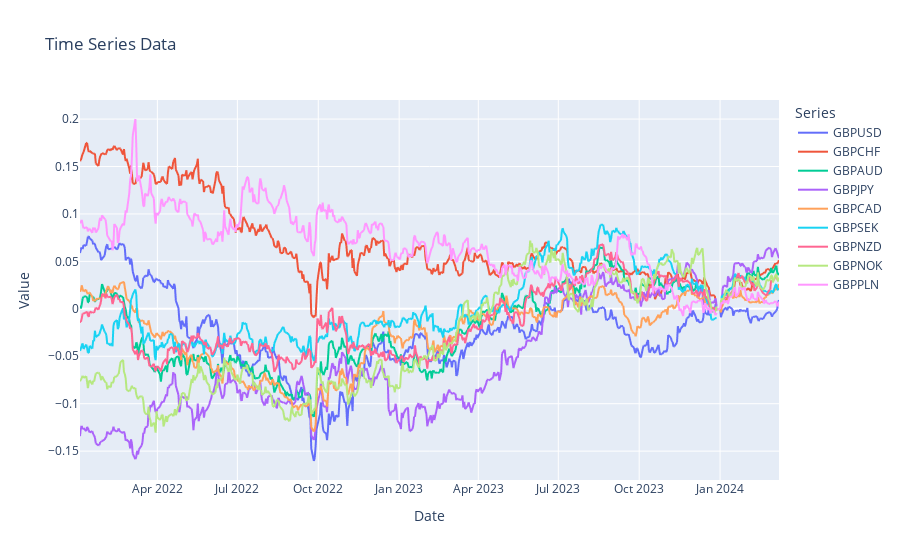

The cell this chart's notebook holds for it:
### Code cell
# Plotting
fig = px.line(
    rate_data_reset,
    x='Date',
    y=rate_data.columns[1:],
    title='Time Series Data',
    labels={'value': 'Value', 'variable': 'Series'})

# Show plot
fig.show()

### Figure 1 — Plotly figure (JSON) as saved in the notebook; plotly's stock layout.template omitted (floating-point values rounded to 4 significant figures; data arrays with more than 128 entries replaced by an {"elided": "..."} marker saying what was removed)
{"data": [{"hovertemplate": "Series=GBPUSD<br>Date=%{x}<br>Value=%{y}<extra></extra>", "legendgroup": "GBPUSD", "line": {"color": "#636efa", "dash": "solid"}, "marker": {"symbol": "circle"}, "mode": "lines", "name": "GBPUSD", "showlegend": true, "type": "scattergl", "x": {"elided": "571 str values"}, "xaxis": "x", "y": {"elided": "571 float values"}, "yaxis": "y"}, {"hovertemplate": "Series=GBPCHF<br>Date=%{x}<br>Value=%{y}<extra></extra>", "legendgroup": "GBPCHF", "line": {"color": "#EF553B", "dash": "solid"}, "marker": {"symbol": "circle"}, "mode": "lines", "name": "GBPCHF", "showlegend": true, "type": "scattergl", "x": {"elided": "571 str values"}, "xaxis": "x", "y": {"elided": "571 float values"}, "yaxis": "y"}, {"hovertemplate": "Series=GBPAUD<br>Date=%{x}<br>Value=%{y}<extra></extra>", "legendgroup": "GBPAUD", "line": {"color": "#00cc96", "dash": "solid"}, "marker": {"symbol": "circle"}, "mode": "lines", "name": "GBPAUD", "showlegend": true, "type": "scattergl", "x": {"elided": "571 str values"}, "xaxis": "x", "y": {"elided": "571 float values"}, "yaxis": "y"}, {"hovertemplate": "Series=GBPJPY<br>Date=%{x}<br>Value=%{y}<extra></extra>", "legendgroup": "GBPJPY", "line": {"color": "#ab63fa", "dash": "solid"}, "marker": {"symbol": "circle"}, "mode": "lines", "name": "GBPJPY", "showlegend": true, "type": "scattergl", "x": {"elided": "571 str values"}, "xaxis": "x", "y": {"elided": "571 float values"}, "yaxis": "y"}, {"hovertemplate": "Series=GBPCAD<br>Date=%{x}<br>Value=%{y}<extra></extra>", "legendgroup": "GBPCAD", "line": {"color": "#FFA15A", "dash": "solid"}, "marker": {"symbol": "circle"}, "mode": "lines", "name": "GBPCAD", "showlegend": true, "type": "scattergl", "x": {"elided": "571 str values"}, "xaxis": "x", "y": {"elided": "571 float values"}, "yaxis": "y"}, {"hovertemplate": "Series=GBPSEK<br>Date=%{x}<br>Value=%{y}<extra></extra>", "legendgroup": "GBPSEK", "line": {"color": "#19d3f3", "dash": "solid"}, "marker": {"symbol": "circle"}, "mode": "lines", "name": "GBPSEK", "showlegend": true, "type": "scattergl", "x": {"elided": "571 str values"}, "xaxis": "x", "y": {"elided": "571 float values"}, "yaxis": "y"}, {"hovertemplate": "Series=GBPNZD<br>Date=%{x}<br>Value=%{y}<extra></extra>", "legendgroup": "GBPNZD", "line": {"color": "#FF6692", "dash": "solid"}, "marker": {"symbol": "circle"}, "mode": "lines", "name": "GBPNZD", "showlegend": true, "type": "scattergl", "x": {"elided": "571 str values"}, "xaxis": "x", "y": {"elided": "571 float values"}, "yaxis": "y"}, {"hovertemplate": "Series=GBPNOK<br>Date=%{x}<br>Value=%{y}<extra></extra>", "legendgroup": "GBPNOK", "line": {"color": "#B6E880", "dash": "solid"}, "marker": {"symbol": "circle"}, "mode": "lines", "name": "GBPNOK", "showlegend": true, "type": "scattergl", "x": {"elided": "571 str values"}, "xaxis": "x", "y": {"elided": "571 float values"}, "yaxis": "y"}, {"hovertemplate": "Series=GBPPLN<br>Date=%{x}<br>Value=%{y}<extra></extra>", "legendgroup": "GBPPLN", "line": {"color": "#FF97FF", "dash": "solid"}, "marker": {"symbol": "circle"}, "mode": "lines", "name": "GBPPLN", "showlegend": true, "type": "scattergl", "x": {"elided": "571 str values"}, "xaxis": "x", "y": {"elided": "571 float values"}, "yaxis": "y"}], "layout": {"legend": {"title": {"text": "Series"}, "tracegroupgap": 0}, "title": {"text": "Time Series Data"}, "xaxis": {"anchor": "y", "domain": [0, 1], "title": {"text": "Date"}}, "yaxis": {"anchor": "x", "domain": [0, 1], "title": {"text": "Value"}}}}
